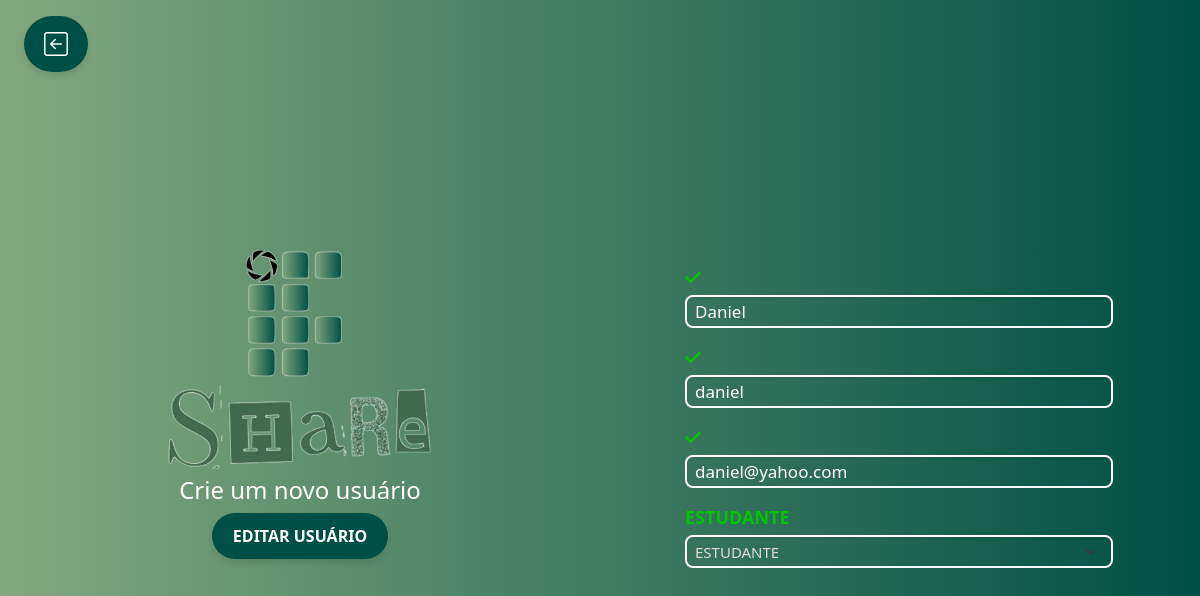
/app/controller/UsuarioController.php?action=edit&id=15 (signed in), run on the app's committed database.
### tables this page shows
CREATE TABLE `usuario` (
  `id` int(11) NOT NULL,
  `nomeCompleto` varchar(100) NOT NULL,
  `nomeUsuario` varchar(70) NOT NULL,
  `email` varchar(100) NOT NULL,
  `senha` varchar(100) NOT NULL,
  `fotoPerfil` varchar(255) DEFAULT NULL,
  `bio` varchar(250) DEFAULT NULL,
  `tipoUsuario` enum('ADM','USUARIO','ESTUDANTE') NOT NULL,
  `dataCriacao` datetime DEFAULT current_timestamp(),
  `compMatricula` varchar(75) DEFAULT NULL
);

### app/model/Usuario.php (called while the page is built, shortened)
<?php
class Usuario
{
        private ?string $nomeSobrenome;
        private ?string $nomeUsuario;
        private ?string $email;
        private ?string $tipoUsuario;
        public function __construct() {
                $this->nomeUsuario = null;
            }
        public function getNomeSobrenome(): ?string
        {
                return $this->nomeSobrenome;
        }
        public function setNomeSobrenome(?string $nomeSobrenome): self
        {
                $this->nomeSobrenome = $nomeSobrenome;
                return $this;
        }
        public function getNomeUsuario(): ?string
        {
                return $this->nomeUsuario;
        }
        public function setNomeUsuario(?string $nomeUsuario): self
        {
                $this->nomeUsuario = $nomeUsuario;
                return $this;
        }
        public function getEmail(): ?string
        {
                return $this->email;
        }
        public function setEmail(?string $email): self
        {
                $this->email = $email;
                return $this;
        }
        public function getTipoUsuario(): ?string
        {
                return $this->tipoUsuario;
        }
        public function setTipoUsuario(?string $tipoUsuario): self
        {
                $this->tipoUsuario = $tipoUsuario;
                return $this;
        }
}

### app/dao/UsuarioDAO.php (called while the page is built, shortened)
<?php
include_once(__DIR__ . "/../model/Usuario.php");
class UsuarioDAO
{
    public function findById(int $id)
    {
        $conn = Connection::getConnection();
        $sql = "SELECT * FROM usuario u WHERE u.id = ?";
        $stm = $conn->prepare($sql);
        $stm->execute([$id]);
        $result = $stm->fetchAll();
        $usuarios = $this->mapUsuarios($result);
        if (count($usuarios) == 1)
            return $usuarios[0];
        elseif (count($usuarios) == 0)
            return null;
        die("UsuarioDAO.findById()" .
            " - Erro: mais de um usuário encontrado.");
    }
    private function mapUsuarios($result)
    {
        $usuarios = array();
        foreach ($result as $reg) {
            $usuario = new Usuario();
            $usuario->setId($reg['id']);
            $usuario->setNomeSobrenome($reg['nomeCompleto']);
            $usuario->setNomeUsuario($reg['nomeUsuario']);
            $usuario->setEmail($reg['email']);
            $usuario->setSenha($reg['senha']);
            $usuario->setBio($reg['bio']);
            $usuario->setTipoUsuario($reg['tipoUsuario']);
            $usuario->setDataCriacao($reg['dataCriacao']);
            $usuario->setCompMatricula($reg['compMatricula']);
            array_push($usuarios, $usuario);
        }
        return $usuarios;
    }
}

### app/view/usuario/form.php (the view, shortened to what this page needs)
<?php
require_once(__DIR__ . "/../include/header.php");
if ($_SESSION[SESSAO_USUARIO_TIPO_USUARIO] == "ADM"): ?>
    <link rel="stylesheet" href="<?= BASEURL ?>/view/css/form.css">
    <div class="container-fluid form-container h-100">
        <a class="voltar"
            href="<?= HOME_PAGE ?>">
            <i class="fs-4 bi bi-arrow-left-square"
                data-bs-toggle="tooltip" data-bs-title="Default tooltip data-bs-title=" Voltar">
            </i>
        </a>
        <div class="row h-100 d-flex justify-content-center align-items-center">
            <div class="col-md-6 p-0 d-flex flex-column justify-content-center align-items-center info-container">
                <img src="/PFC/app/assets/IFSHARE.png" alt="">
                <h2 class="h4">
                    <?php
                    if (isset($msgErro["banco"])) {
                        echo "<p class='mb-0 fw-bold label-invalid'>" . $msgErro["banco"] . "</p>";
                    } else {
                        echo "Crie um novo usuário";
                    }
                    ?>
                </h2>
                <button type="submit" form="formUsuario" class="btn btn-custom">
                    <?php
                    if ($dados["id"] == 0) {
                        echo "CRIAR USUÁRIO";
                    } else {
                        echo "EDITAR USUÁRIO";
                    }
                    ?>
                </button>
            </div>
            <div class="col-md-6 p-0 d-flex justify-content-center align-items-center">
                <div class="row w-75 mt-5">
                    <form method="POST" id="formUsuario"
                        action="<?= BASEURL ?>/controller/UsuarioController.php?action=save">
                        <div class="form-group mb-3">
                            <label for="txtNomeSobrenome" class="form-label">
                                <?php
                                if (isset($msgErro['nomeSobrenome'])) {
                                    echo "<p class='mb-0 fw-bold label-invalid'>" . $msgErro['nomeSobrenome'] . "</p>";
                                } elseif ((isset($dados["usuario"]) ? $dados["usuario"]->getNomeSobrenome() : '')) {
                                    echo "<p class='mb-0 fw-bold form-label label-valid'><i class='fa-solid fa-check'></i></p>";
                                } else {
                                    echo "<p class='mb-0 form-label'>Nome e sobrenome</p>";
                                }
                                ?>
                            </label>
                            <input
                                placeholder="Insira seu nome e sobrenome." onfocus="this.placeholder=''" ; onblur="this.placeholder='Insira seu nome e sobrenome.'" ;
                                type="text"
                                class="form-control"
                                id="txtNomeSobrenome"
                                name="nomeSobrenome"
                                value="<?php echo (isset($dados["usuario"]) ? $dados["usuario"]->getNomeSobrenome() : ''); ?>" />
                        </div>
                        <div class="form-group mb-3">
                            <label for="txtNomeUsuario" class="form-label">
                                <?php
                                if (isset($msgErro['nomeUsuario'])) {
                                    echo "<p class='mb-0 fw-bold label-invalid'>" . $msgErro['nomeUsuario'] . "</p>";
                                } elseif ((isset($dados["usuario"]) ? $dados["usuario"]->getNomeUsuario() : '')) {
                                    echo "<p class='mb-0 fw-bold form-label label-valid'><i class='fa-solid fa-check'></i></p>";
                                } else {
                                    echo "<p class='mb-0 form-label'>Nome de usuário</p>";
                                }
                                ?>
                            </label>
                            <input
                                placeholder="Insira seu nome de usuário." onfocus="this.placeholder=''" ; onblur="this.placeholder='Insira seu nome de usuário.'" ;
                                type="text"
                                class="form-control"
                                id="txtNomeUsuario"
                                name="nomeUsuario"
                                value="<?php echo (isset($dados["usuario"]) ? $dados["usuario"]->getNomeUsuario() : ''); ?>" />
                        </div>
                        <div class="form-group mb-3">
                            <label for="txtEmail" class="form-label">
                                <?php
                                if (isset($msgErro['email'])) {
                                    echo "<p class='mb-0 fw-bold label-invalid'>" . $msgErro['email'] . "</p>";
                                } elseif ((isset($dados["usuario"]) ? $dados["usuario"]->getEmail() : '')) {
                                    echo "<p class='mb-0 fw-bold form-label label-valid'><i class='fa-solid fa-check'></i></p>";
                                } else {
                                    echo "<p class='mb-0 form-label'>E-mail</p>";
                                }
                                ?>
                            </label>
                            <input
                                placeholder="Insira seu e-mail." onfocus="this.placeholder=''" ; onblur="this.placeholder='Insira seu e-mail.'" ;
                                type="email"
                                class="form-control"
                                id="txtEmail"
                                name="email"
                                value="<?php echo (isset($dados["usuario"]) ? $dados["usuario"]->getEmail() : ''); ?>" />
                        </div>
                        <div class="mb-3">
                            <label for="selTipoUsuario" class="form-label">
                                <?php
                                if (isset($msgErro['tipoUsuario'])) {
                                    echo "<p class='mb-0 fw-bold label-invalid'>" . $msgErro['tipoUsuario'] . "</p>";
                                } elseif ((isset($dados["usuario"]) ? $dados["usuario"]->getTipoUsuario() : '')) {
                                    echo "<p class='mb-0 fw-bold form-label label-valid'>" . (isset($dados["usuario"]) ? $dados["usuario"]->getTipoUsuario() : '') . "</p>";
                                } else {
                                    echo "<p class='mb-0 form-label'>Tipo de usuário</p>";
                                }
                                ?>
                            </label>
                            <select class="form-select" name="tipoUsuario" id="selTipoUsuario">
                                <?php foreach ($dados["tipoUsuario"] as $tipoUsuario) : ?>
                                    <option value="<?= $tipoUsuario ?>" <?php
                                                                        if (isset($dados["usuario"]) && $dados["usuario"]->getTipoUsuario() == $tipoUsuario)
                                                                            echo "selected";
                                                                        ?>>
                                        <?= $tipoUsuario ?>
                                    </option>
                                <?php endforeach; ?>
                            </select>
                        </div>
                    </form>
                </div>
            </div>
        </div>
    </div>
<?php
else:
    echo "Você não tem acesso a esta página.<br>";
?>
<?php endif; ?>
<?php
require_once(__DIR__ . "/../include/footer.php");
?>

### app/view/css/form.css (style rules this page uses)
body { height: 100vh; margin: 0; padding: 0; background: linear-gradient(90deg, #81a880, #004f44); }
p { color: white; }
.h4 { color: white; }
.form-container { height: 100%; }
.btn-custom { background: #004f44; color: #fff; border-radius: 30px; padding: 10px 20px; font-size: 16px; font-weight: bold; box-shadow: 0 4px 6px rgba(0, 0, 0, 0.1); transition: background-color 0.3s, transform 0.3s; }
.voltar { position: absolute; top: 2%; left: 2%; background-color: #004f44; color: white; border-radius: 30px; padding: 10px 20px; font-size: 16px; font-weight: bold; box-shadow: 0 4px 6px rgba(0, 0, 0, 0.1); transition: all 0.3s; }
#formUsuario { padding-left: 10px; }
.form-control { border-radius: 8px; border: none; border: 2px solid white; padding: 8px; font-size: 17px; line-height: 1.0; box-shadow: inset 0 1px 2px rgba(0, 0, 0, 0.1); height: 33px; background-color: transparent; color: white; cursor: default; }
.form-control::placeholder { font-weight: bold; color: #b5b5b5; font-size: 16px; }
.form-select { border-radius: 8px; border: 2px solid white; padding: 8px; font-size: 15px; line-height: 1.0; box-shadow: inset 0 1px 2px rgba(0, 0, 0, 0.1); transition: border-color 0.3s, box-shadow 0.3s; height: 33px; background-color: transparent; color: rgb(220, 219, 219); cursor: default; transition: border-color 0.3s, box-shadow 0.3s; }
.form-select option { font-size: 14px; background-color: #004f44; color: rgb(220, 219, 219); }
.form-label { font-size: 18px; color: white; margin-bottom: 4px; }
.label-valid { color: rgb(0, 197, 0); }
img { width: 45%; }

### data on the page
usuario: nomeSobrenome "Daniel", nomeUsuario "daniel", email "daniel@yahoo.com", tipoUsuario "ESTUDANTE"
